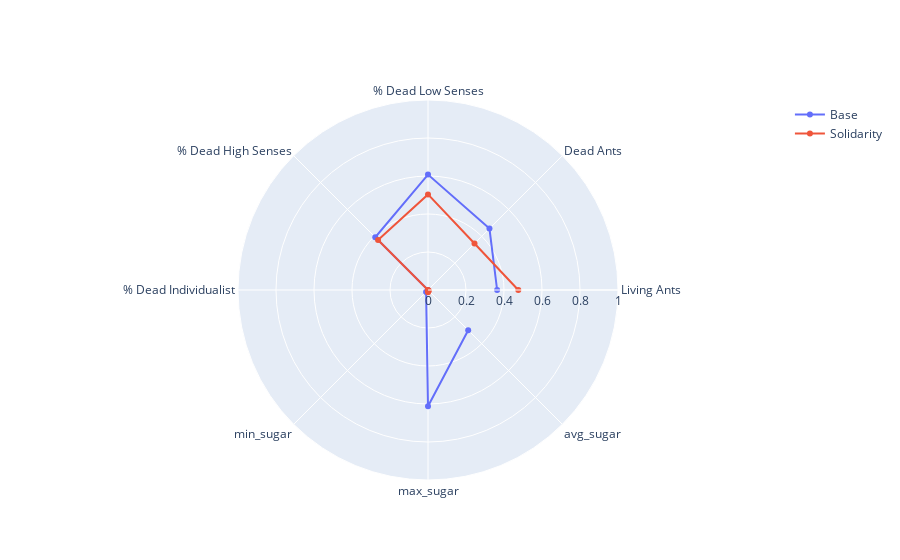

The cell this chart's notebook holds for it:
### Code cell
fig = go.Figure()
fig.add_trace(go.Scatterpolar(
      r=[no_solidarity_normalized[c].mean() for c in categories],
      theta=categories,
      name='Base'
))
fig.add_trace(go.Scatterpolar(
      r=[solidarity_normalized[c].mean() for c in categories],
      theta=categories,
      name='Solidarity'
))

fig.update_layout(
  polar=dict(
    radialaxis=dict(
      visible=True,
      range=[0, 1]
    )),
  showlegend=True
)

fig.show()

### Figure 1 — Plotly figure (JSON) as saved in the notebook; plotly's stock layout.template omitted (floating-point values rounded to 4 significant figures)
{"data": [{"name": "Base", "r": [0.3639, 0.4575, 0.6073, 0.3927, 0, 0.01419, 0.6113, 0.2991], "theta": ["Living Ants", "Dead Ants", "% Dead Low Senses", "% Dead High Senses", "% Dead Individualist", "min_sugar", "max_sugar", "avg_sugar"], "type": "scatterpolar"}, {"name": "Solidarity", "r": [0.4752, 0.3461, 0.5032, 0.3718, 0, 0.001248, 0.01185, 0.006263], "theta": ["Living Ants", "Dead Ants", "% Dead Low Senses", "% Dead High Senses", "% Dead Individualist", "min_sugar", "max_sugar", "avg_sugar"], "type": "scatterpolar"}], "layout": {"polar": {"radialaxis": {"range": [0, 1], "visible": true}}, "showlegend": true}}
